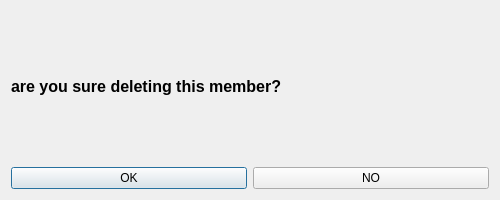
<?xml version="1.0" encoding="UTF-8"?>
<ui version="4.0">
 <class>remove</class>
 <widget class="QDialog" name="remove">
  <property name="geometry">
   <rect>
    <x>0</x>
    <y>0</y>
    <width>500</width>
    <height>200</height>
   </rect>
  </property>
  <property name="minimumSize">
   <size>
    <width>500</width>
    <height>200</height>
   </size>
  </property>
  <property name="maximumSize">
   <size>
    <width>500</width>
    <height>200</height>
   </size>
  </property>
  <property name="windowTitle">
   <string>Dialog</string>
  </property>
  <layout class="QGridLayout" name="gridLayout">
   <item row="0" column="0" colspan="2">
    <widget class="QLabel" name="label">
     <property name="font">
      <font>
       <pointsize>12</pointsize>
       <bold>true</bold>
      </font>
     </property>
     <property name="text">
      <string>are you sure deleting this member?</string>
     </property>
    </widget>
   </item>
   <item row="1" column="0">
    <widget class="QPushButton" name="okRemove">
     <property name="text">
      <string>OK</string>
     </property>
    </widget>
   </item>
   <item row="1" column="1">
    <widget class="QPushButton" name="noRemove">
     <property name="text">
      <string>NO</string>
     </property>
    </widget>
   </item>
  </layout>
 </widget>
 <resources/>
 <connections/>
</ui>
